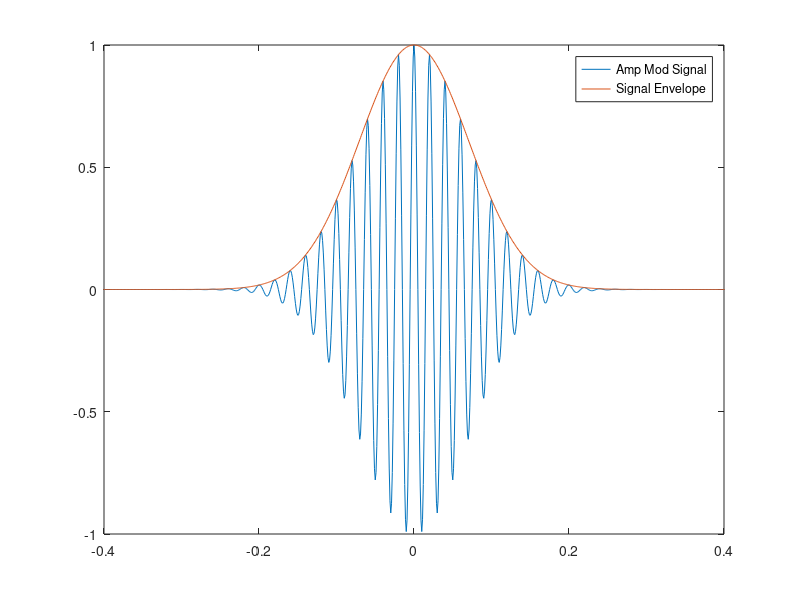

MATLAB code to generate this figure:
fs = 1000;
t = -4:1/fs:4;
size(t)
f0 = 50;
n = 1:8001;
hn = (2./(pi*n)) .* (sin(pi*n/2)).^2;
xt = cos(2*pi*f0*t).*exp(-100*t.^2);
ana_xt = hilbert(xt);
envelope = abs(ana_xt);
plot(t, xt, t, envelope);
xlim([-0.4 0.4])
legend('Amp Mod Signal', 'Signal Envelope');